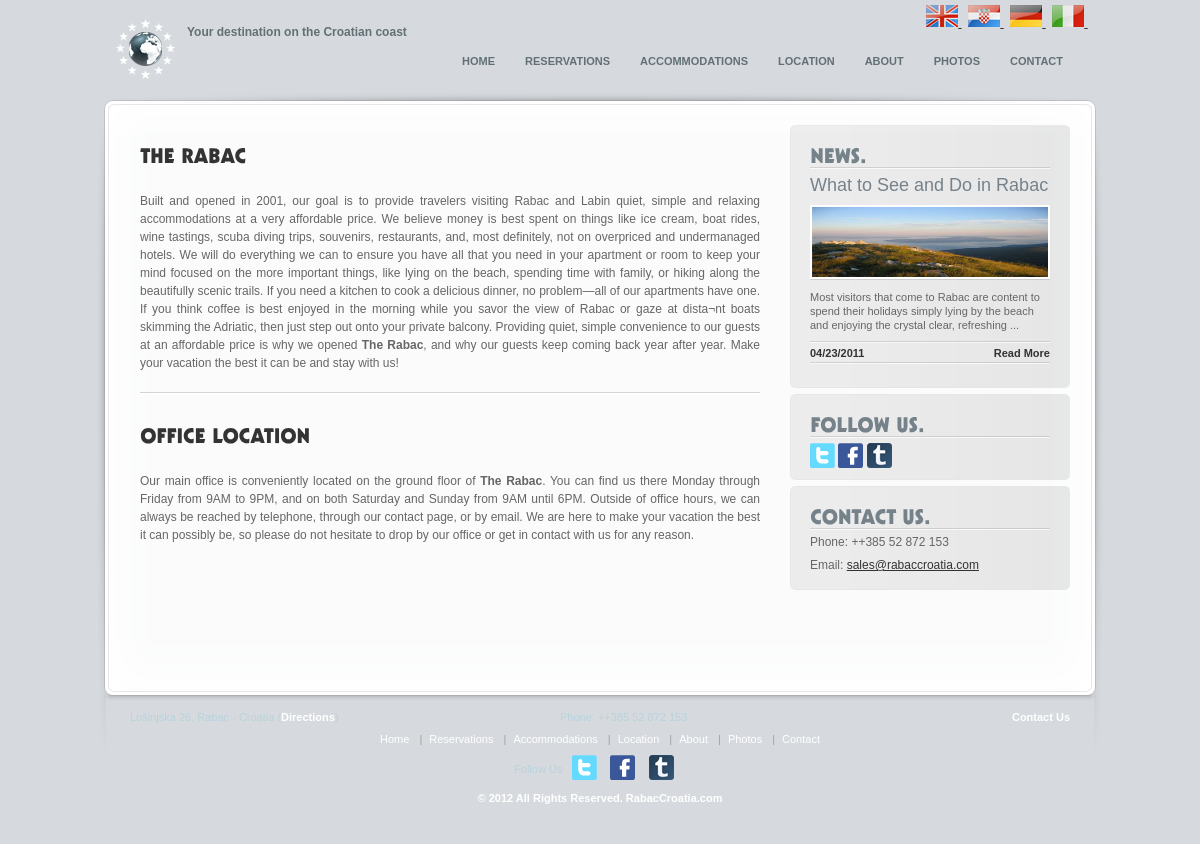
/LiculApartments/page2.php?id=5, run on the app's committed database.
### tables this page shows
CREATE TABLE `bsi_language` (
  `id` int(11) NOT NULL AUTO_INCREMENT,
  `language_name` varchar(255) NOT NULL,
  `language_code` varchar(4) NOT NULL,
  `language_file_name` varchar(255) NOT NULL,
  `is_active` tinyint(1) NOT NULL,
  `is_default` tinyint(1) NOT NULL,
  `display_order` int(11) NOT NULL,
  PRIMARY KEY (`id`),
  UNIQUE KEY `UNQ_lang_cd` (`language_code`)
);

CREATE TABLE `bsi_site_contents` (
  `id` int(10) unsigned NOT NULL AUTO_INCREMENT,
  `title_en` varchar(200) DEFAULT '',
  `title_hr` varchar(255) DEFAULT NULL,
  `title_de` varchar(255) DEFAULT NULL,
  `title_it` varchar(255) DEFAULT NULL,
  `status` enum('Y','N') NOT NULL DEFAULT 'Y',
  `file` text,
  `url` varchar(100) DEFAULT '',
  `parent_id` int(10) NOT NULL DEFAULT '0',
  `ord` int(11) NOT NULL DEFAULT '0',
  `contents_en` mediumtext,
  `contents_hr` mediumtext,
  `contents_de` mediumtext,
  `contents_it` mediumtext,
  `page_title` varchar(255) DEFAULT NULL,
  `page_keywords` text,
  `page_desc` text,
  `header_type` enum('1','0') DEFAULT NULL,
  `footer_type` enum('1','0') DEFAULT NULL,
  `template_type` tinyint(2) NOT NULL DEFAULT '0',
  PRIMARY KEY (`id`),
  UNIQUE KEY `cont_title` (`title_en`,`parent_id`)
);

CREATE TABLE `bsi_news_posts` (
  `id` int(11) NOT NULL AUTO_INCREMENT,
  `category_id` int(11) DEFAULT NULL,
  `title_en` varchar(256) DEFAULT NULL,
  `title_hr` varchar(256) DEFAULT NULL,
  `title_de` varchar(256) DEFAULT NULL,
  `title_it` varchar(256) DEFAULT NULL,
  `contents_en` text,
  `contents_hr` text,
  `contents_de` text,
  `contents_it` text,
  `image_small` varchar(256) NOT NULL,
  `image_medium` varchar(256) NOT NULL,
  `image_large` varchar(256) NOT NULL,
  `poster_name` varchar(256) NOT NULL,
  `date_posted` date NOT NULL,
  PRIMARY KEY (`id`),
  KEY `IDX_date_posted` (`date_posted`),
  KEY `FK_category_id` (`category_id`),
  CONSTRAINT `FK_category_id` FOREIGN KEY (`category_id`) REFERENCES `bsi_news_categories` (`id`) ON DELETE NO ACTION ON UPDATE NO ACTION
);

### LiculApartments/page2.php (the view, shortened to what the rows shown need)
<?php
include_once ("includes/SystemConfiguration.class.php");
include("includes/language.php");
$page = null;
if (sizeof($_REQUEST) > 0 && isset($_REQUEST['id']) && is_numeric($_REQUEST['id']))
{
	$id = intval($_REQUEST['id']);
	$page = PageContents::fetchFromDb($id);
}
?>
<!DOCTYPE html PUBLIC "-//W3C//DTD XHTML 1.0 Strict//EN" "http://www.w3.org/TR/xhtml1/DTD/xhtml1-strict.dtd">
<html xmlns="http://www.w3.org/1999/xhtml">
<head>
    <link rel="stylesheet" href="css/reset.css" type="text/css" />
    <link rel="stylesheet" href="css/jquery.fancybox.css" type="text/css" />
    <link rel="stylesheet" href="css/nivo-slider.css" type="text/css" />
    <link rel="stylesheet" href="css/screen.css" type="text/css" />
    <link rel="stylesheet" href="css/date.css" type="text/css" />
    <link rel="stylesheet" href="css/datePicker.css" type="text/css" />
</head>
<body class="light">
    <div class="back">
        <div class="base">
            <?php include("header.php"); ?>
            <div class="page">
                <div class="page_inside clear">
                    <div class="subpage clear">
                        <div id="sidebar">
                            <div class="sidebox">
                                <h1><?= TEMPLATE_2_NEWS ?>.</h1>
                                <?php
                                $lastNewsPosts = NewsPost::fetchFromDbNewestX(2);
                                foreach ($lastNewsPosts as $newsPost)
                                {
                                ?>
                                	<div class="sideinner sidepost">
	                                    <h2>
	                                        <a href="news.php?id=<?= $newsPost->id ?>"><?= $newsPost->title->getText($language_selected) ?></a></h2>
	                                    <div class="post_thumb">
	                                    	<a href="<?= "news.php?id=" . $newsPost->id ?>">
	                                        	<img alt="<?= $newsPost->title->getText($language_selected) ?>" src="./images/<?= $newsPost->imageMedium ?>" />
                                        	</a>
	                                    </div>
	                                    <?= $newsPost->contents->getFirstXCharacters($language_selected, 150) ?> ...
	                                    <div class="rule">
	                                    </div>
	                                    <div class="post_links clear">
	                                        <span class="more"><a href="news.php?id=<?= $newsPost->id ?>" class="bold"><?= HOME_BOX_NEWS_READ_MORE ?></a></span> <span class="date">
	                                            <strong><?= $newsPost->postedDate->format("m/d/Y") ?></strong></span> &nbsp;
	                                    </div>
	                                    <div class="rule">
	                                    </div>
                                	</div>
                                <?php
                                }
                                ?>
                            </div>
                            <div class="sidebox">
                                <h1><?= TEMPLATE_2_FOLLOW_US ?>.</h1>
                            </div>
                            <div class="sidebox">
                                <h1><?= TEMPLATE_2_CONTACT_US ?>.</h1>
                            </div>
                        </div>
                        <div id="main" class="clear">
                        	<?= $page->contents->getText($language_selected) ?>
                        </div>
                    </div>
                </div>
            </div>
           	<?php include("footer.php") ?>
        </div>
    </div>
</body>
</html>

### LiculApartments/header.php (shortened to what the rows shown need)
<?php
function outputMenuItemRecurse($parentId, $pad, $language_selected)
{
	$pages = PageContents::fetchFromDbActiveForParent($parentId);
	if (sizeof($pages) > 0)
	{
		echo $pad . "<ul>\n";
		foreach ($pages as $page)
		{
			echo $pad . '    <li><a href="' . $page->getUrl() . '">' . $page->title->getText($language_selected) . '</a>' . "\n";
			outputMenuItemRecurse($page->id, $pad . "	", $language_selected);
			echo $pad . "</li>\n";
		}
		echo $pad . "</ul>\n";
	}
}
?>
			<div id="header">
                <div style="float: right; padding-right: 5px; padding-top: 5px;">
				<?php
					$langauges = Language::fetchAllFromDbActive();
					foreach ($langauges as $language)
					{
				?>
						<a href="index.php?lang=<?= $language->languageCode ?>"
						   title="<?=$language->languageName?>">
						   <img src="images/<?=$language->languageCode?>.png"
						   		title="<?=$language->languageName?>" alt="<?=$language->languageName?>" />
						</a>&nbsp;
				<?php
					}
				?>
				</div>
				<div id="main_menu">
					<?php
						outputMenuItemRecurse(0, "                ", $language_selected)
					?>
				</div>
            </div>

### LiculApartments/footer.php (shortened to what the rows shown need)
<?php
global $language_selected;
?>
			<div id="footer" class="clear">
                <div class="links" style="padding-top: 10px;">
                    <table width="100%">
                        <tr>
                            <td style="text-align: center;">
                            <?php
	                            $pages = PageContents::fetchFromDbActiveForParent(0);
								$separator="";
								foreach ($pages as $page)
								{
									echo $separator;
									echo '<a href="' . $page->getUrl() . '">' . $page->title->getText($language_selected) . '</a>' . "\n";
									$separator = '<span class="sep">|</span>';
								}
                            ?>
                            </td>
                        </tr>
                    </table>
                </div>
            </div>

### data on the page
bsi_language: shows a picture, language_code "HOME", language_code.title_en "RESERVATIONS", language_code.title_en "ACCOMMODATIONS", language_code.title_en "LOCATION", language_code.title_en "ABOUT", language_code.title_en "PHOTOS", language_code.title_en "CONTACT", language_code "What to See and Do in Rabac", language_code "Most visitors that come to Rabac are content to spend their holidays simply lying by the beach and enjoying the crystal clear, refreshing", language_code "Built and opened in 2001, our goal is to provide travelers visiting Rabac and Labin quiet, simple and relaxing accommodations at a very affordable price. We believe money is best spent on things like ice cream, boat rides, wine tastings, scuba diving trips, souvenirs, restaurants, and, most definitely, not on overpriced and undermanaged hotels. We will do everything we can to ensure you have all that you need in your apartment or room to keep your mind focused on the more important things, like lying on the beach, spending time with family, or hiking along the beautifully scenic trails. If you need a kitchen to cook a delicious dinner, no problem—all of our apartments have one. If you think…", language_code.title_en "Home", language_code.title_en "Reservations", language_code.title_en "Accommodations", language_code.title_en "Location", language_code.title_en "About", language_code.title_en "Photos", language_code.title_en "Contact"
bsi_language: shows a picture
bsi_language: shows a picture
bsi_language: shows a picture
bsi_news_posts: image_medium (picture), date_posted "04/23/2011"

### other printed values
HEADER_SLOGAN "Your destination on the Croatian coast"
TEMPLATE_2_PHONE "Phone"
$systemConfiguration->getHotelDetails()->getHotelPhone() "++385 52 872 153"
TEMPLATE_2_EMAIL "Email"
$systemConfiguration->getHotelDetails()->getHotelEmail() "sales@rabaccroatia.com"
FOOTER_DIRECTIONS "Directions"
FOOTER_CONTACT_US "Contact Us"
FOOTER_ALL_RIGHTS_RESERVED "All Rights Reserved"
